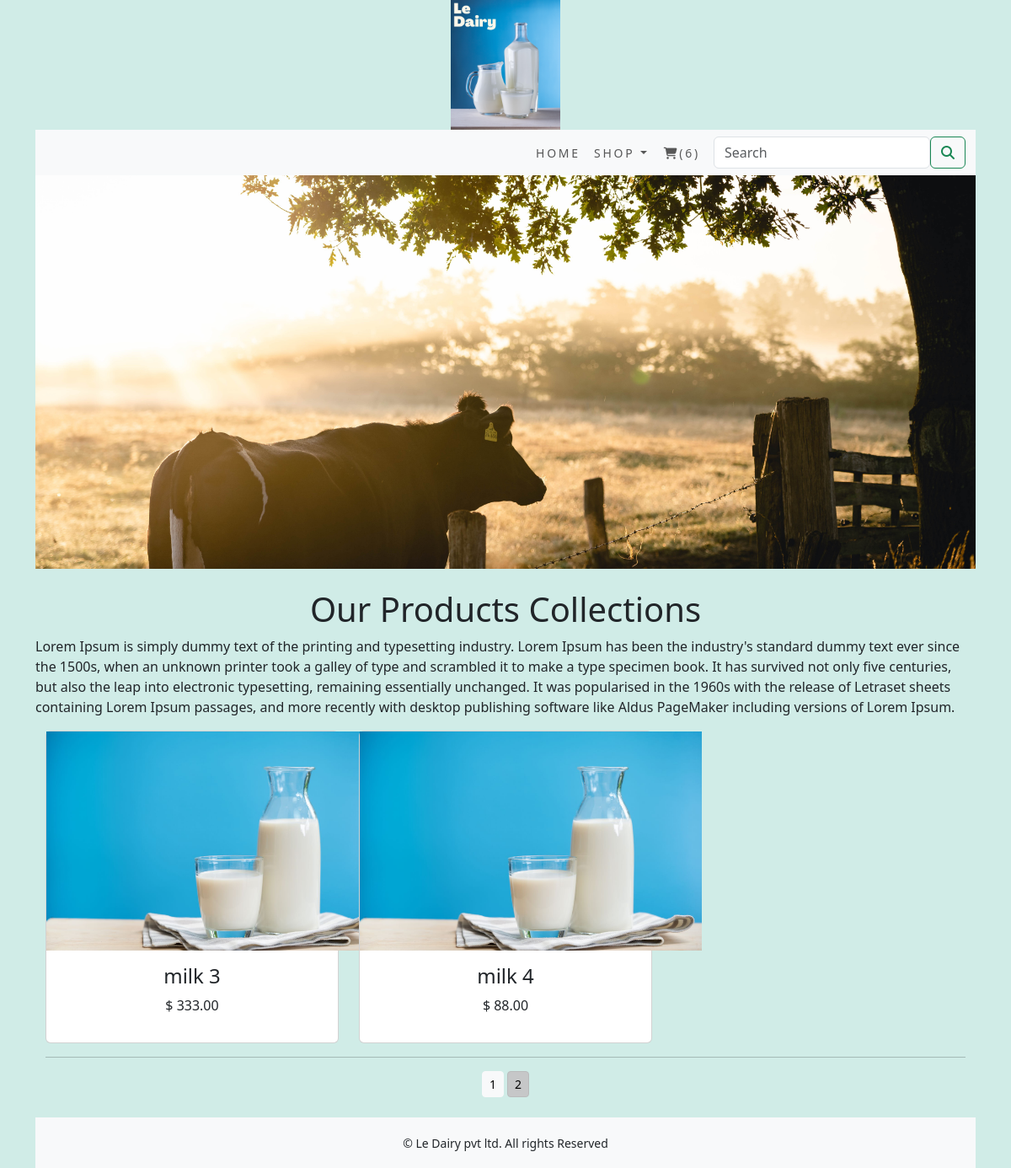
Screenshot of /shop/?page=2 with the database file from the repository.
### shop/models.py (models this page shows, shortened)
class Product(models.Model):
    name=models.CharField(max_length=250,unique=True)
    slug = models.SlugField(max_length=250, unique=True)
    description = models.TextField(blank=True)
    price=models.DecimalField(max_digits=10,decimal_places=2)
    category=models.ForeignKey(Category,on_delete=models.CASCADE)
    image=models.ImageField(upload_to='product',blank=True)
    stock=models.IntegerField()
    available=models.BooleanField(default=True)
    created=models.DateField(auto_now_add=True)
    updated=models.DateTimeField(auto_now=True)
    def get_url(self):
        return reverse('shop:proCatdetail',args=[self.category.slug,self.slug])
    class Meta:
        ordering=('name',)
        verbose_name='product'
        verbose_name_plural='products'

### shop/views.py (the view)
# urls.py: path('', views.allProdCat,name='allProdCat'),
def allProdCat(request,c_slug=None):
    c_page = None
    products_list = None
    if c_slug != None:
        c_page = get_object_or_404(Category, slug=c_slug)
        products_list = Product.objects.all().filter(category=c_page, available=True)
    else:
        products_list = Product.objects.all().filter(available=True)
    paginator = Paginator(products_list, 6)
    try:
        page = int(request.GET.get('page', '1'))
    except:
        page = 1
    try:
        products = paginator.page(page)
    except (EmptyPage, InvalidPage):
        products = paginator.page(paginator.num_pages)
    return  render(request,"category.html",{'category':c_page,'products':products})

### cart/context_processors.py (called while the page is built)
def counter(request):
    item_count=0
    if 'admin' in request.path:
        return {}
    else:
        try:
            cart=Cart.objects.filter(cart_id=_cart_id(request))
            cart_items=CartItem.objects.all().filter(cart=cart[:1])
            for cart_item in cart_items:
                item_count += cart_item.quantity
        except Cart.DoesNotExist:
            item_count = 0
    return  dict(item_count=item_count)

### cart/views.py (called while the page is built)
def _cart_id(request):
    cart=request.session.session_key
    if not cart:
        cart=request.session.create()
        return cart

### shop/context_processors.py (called while the page is built)
def menu_links(request):
    links=Category.objects.all()
    return dict(links=links)

### shop/models.py (called while the page is built)
    def get_url(self):
        return reverse('shop:products_by_category',args=[self.slug])

### templates/category.html (shortened to what this page needs)
{% extends 'base.html' %}
{% load static %}
{% block content %}
<div class="mx-auto">
    {% if category %}
    <img class="my_image" src="{{category.image.url}}" alt="{{category.name}}">
</div>
  <br>
<div>
    <h1 class="text-center my_title">{{category.name}}</h1>
    <p class="text-justify">{{category.description}}</p>
</div>
  {% else %}
<div>
<img class="my_image my_image_padding" src="{% static 'img/Dairy Banner.png' %}" alt="our products">
</div>
<br>
<div>
    <h1 class="text-center my_title"> Our Products Collections</h1>
    <p class="text-justify">Lorem Ipsum is simply dummy text of the printing and typesetting industry.
        Lorem Ipsum has been the industry's standard dummy text ever since the 1500s,
        when an unknown printer took a galley of type and
        scrambled it to make a type specimen book.
        It has survived not only five centuries, but also the leap
        into electronic typesetting, remaining essentially unchanged.
        It was popularised in the 1960s with the release of Letraset sheets containing
        Lorem Ipsum passages, and more recently
        with desktop publishing software like Aldus PageMaker including versions of Lorem Ipsum.</p>
</div>
    {% endif %}
<div class="container">
    <div class="row mx_auto">
       {% for product in products.object_list %}
        <div class="my_bottom_margin col-9 col-sm-12 col-md-4 xol-lg-4">
            <div class="card text-center" style="min-width:18rem;">
                <a href="{{product.get_url}}"><img  src="{{product.image.url}}" alt="{{product.name}}" height="260" width="406"> </a>
            <div class="card-body">
                <h4>{{product.name}}</h4>
                <p>$ {{product.price}}</p>
            </div>
            </div>
        </div>
        {% endfor %}
    </div>
    <div class="mx-auto">
        {% if products.paginator.num_pages > 1 %}
        <hr>
        <div class="text-center">
            {% for pg in products.paginator.page_range %}
                <a href="?page={{pg}}" class="btn btn-light btn-sm {% if products.number == pg %} active {% endif %}">{{pg}}</a>
            {% endfor %}
        </div>
        {% endif %}
    </div>
    <br>
</div>
{% endblock %}

### static/css/custom.css (style rules this page uses)
body { font-family: 'Roboto', sans-serif; background-color: #e3f2fd; }

### rows the page displays
Product: image (picture), name "milk 3", price "333.00"
Product: image (picture), name "milk 4", price "88.00"

### other values shown
{{ item_count }} "6"
{{ pg }} "1" "2"
